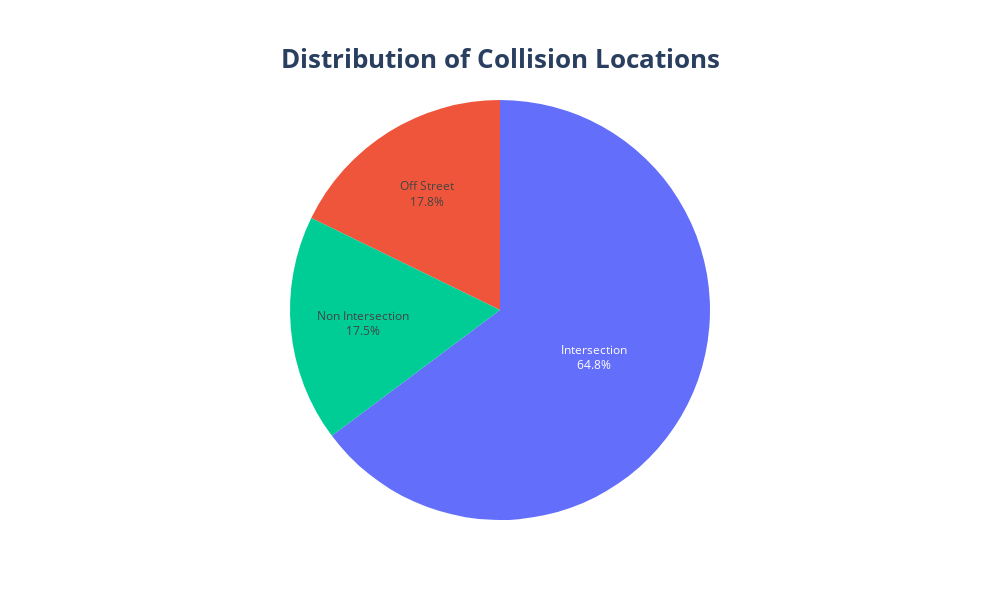

Write notebook code for a chart like this one.
### Code cell
# Get labels and values for our graph.
labels = ['Non Intersection', 'Intersection', 'Off Street']
values = [len(on_str), len(intersection), len(off_str)]

# Plot pie chart
fig = px.pie(values = values, labels = {'values': 'Number of Collisions'}, title = '<b>Distribution of Collision Locations</b>', names = labels)

# Update layout of the chart
fig.update_layout(
    title_font_size = 26,
    title_x = 0.5,
    title_xanchor = 'center',
    title_yanchor = 'top',
    height = 600,
    width=1000,
    showlegend=False
)

# Update traces of the chart
fig.update_traces(
        textinfo='percent+label',

)
fig.show()

### Figure 1 — Plotly figure (JSON) as saved in the notebook; plotly's stock layout.template omitted (floating-point values rounded to 4 significant figures)
{"data": [{"domain": {"x": [0, 1], "y": [0, 1]}, "hovertemplate": "label=%{label}<br>Number of Collisions=%{value}<extra></extra>", "labels": ["Non Intersection", "Intersection", "Off Street"], "legendgroup": "", "name": "", "showlegend": true, "textinfo": "percent+label", "type": "pie", "values": [353137, 1310637, 359735]}], "layout": {"height": 600, "legend": {"tracegroupgap": 0}, "showlegend": false, "title": {"font": {"size": 26}, "text": "<b>Distribution of Collision Locations</b>", "x": 0.5, "xanchor": "center", "yanchor": "top"}, "width": 1000}}
